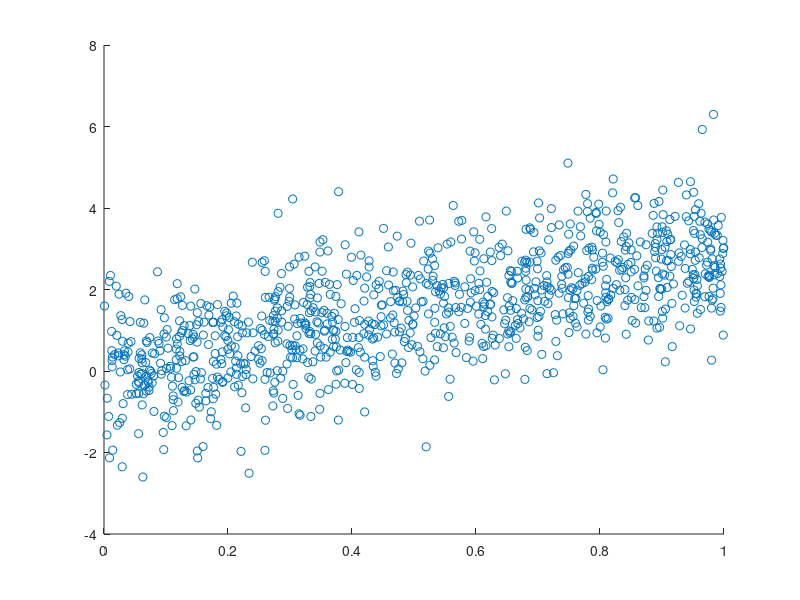
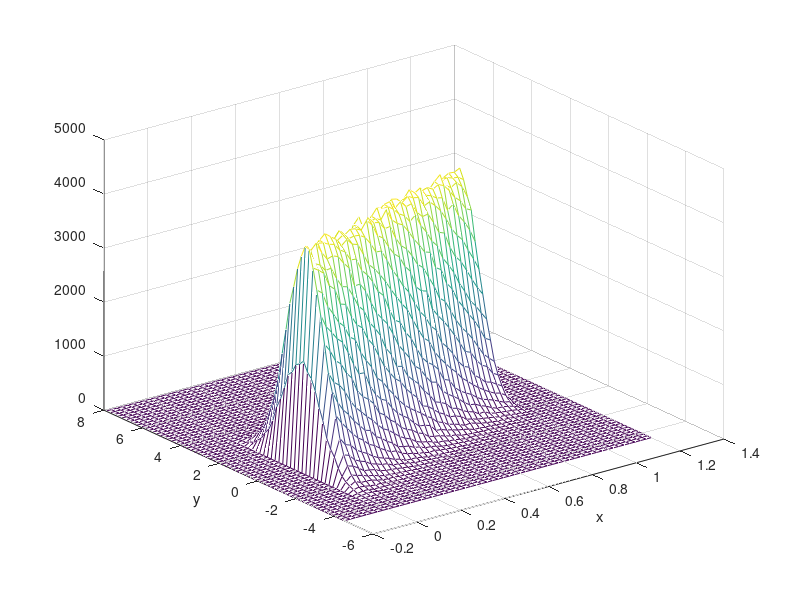
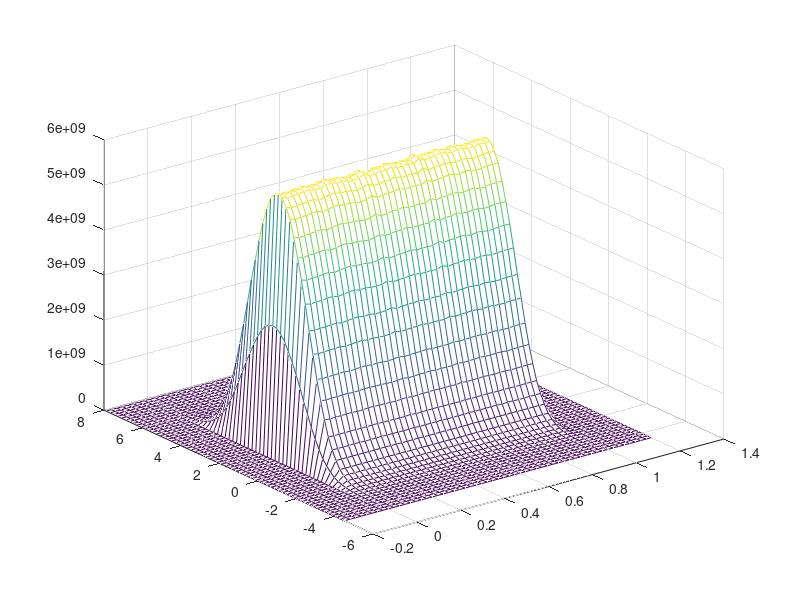

These charts were generated, in order, by the following MATLAB code:
%Part 1
N = 2000000;
x = rand(N,1);      %samples in uniform distribution
n = randn(N,1);     %random noise from gaussian
y = 3*x+n;          %output
figure(1)
scatter(x(1:1000,1),y(1:1000,1))

%Part 2
xc = [-0.2:0.025:1.2];  %histogram bin x-centers
yc = [-4.5:0.2:8];     %histogram bin y-centers
fxy = hist3([x y],{xc yc});
figure(2)
mesh(xc,yc,fxy')
xlabel('x')
ylabel('y')

%Part 4
summation = (1:N);
for i = (1:N)
   summation(i) = x(i)*y(i);
end
answer = sum(summation)/N

%Part 5
fx = hist(x,xc);
fy = hist(y,yc);
figure(3)
mesh(xc,yc,fy'*fx)